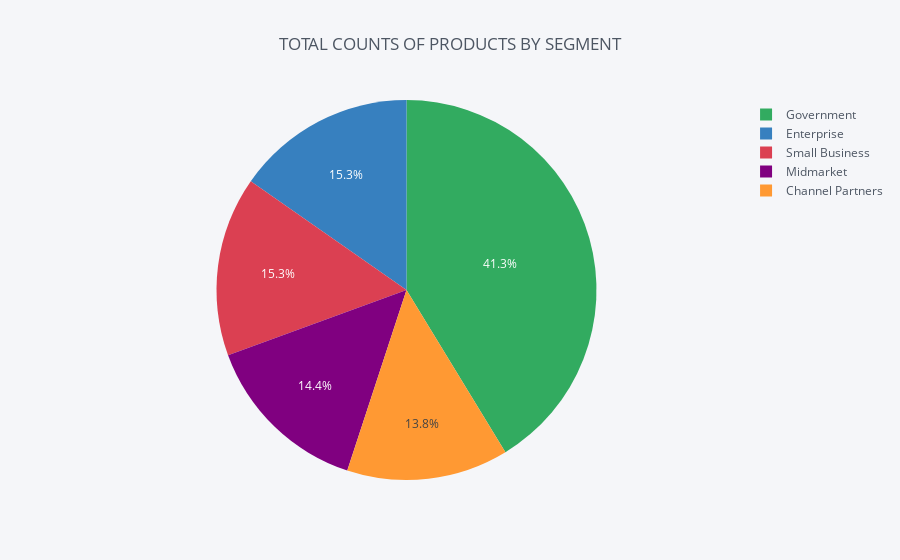

Write notebook code for a chart like this one.
### Code cell
c = data.groupby("Segment").count()["Units Sold"].reset_index()

c.iplot(kind="pie",labels="Segment",values="Units Sold",
       title="TOTAL COUNTS OF PRODUCTS BY SEGMENT")

### Figure 1 — Plotly figure (JSON) as saved in the notebook; plotly's stock layout.template omitted (floating-point values rounded to 4 significant figures)
{"data": [{"labels": ["Channel Partners", "Enterprise", "Government", "Midmarket", "Small Business"], "marker": {"colors": ["rgba(255, 153, 51, 1.0)", "rgba(55, 128, 191, 1.0)", "rgba(50, 171, 96, 1.0)", "rgba(128, 0, 128, 1.0)", "rgba(219, 64, 82, 1.0)"]}, "name": "", "type": "pie", "values": [90, 100, 270, 94, 100]}], "layout": {"legend": {"bgcolor": "#F5F6F9", "font": {"color": "#4D5663"}}, "paper_bgcolor": "#F5F6F9", "plot_bgcolor": "#F5F6F9", "title": "TOTAL COUNTS OF PRODUCTS BY SEGMENT", "titlefont": {"color": "#4D5663"}}}
